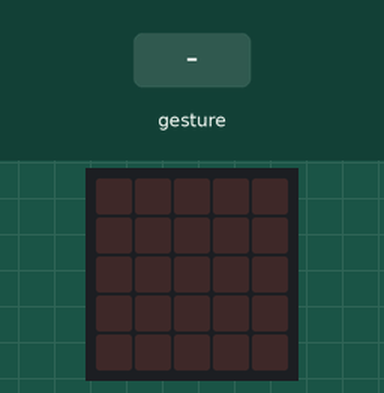
Recording of a program running on a simulated BBC micro:bit running MicroPython. Shown: the board's 5×5 LED display. The inputs (shaded band) are chosen by the test bench. Random numbers come from a fixed seed; a tilt is held for 1.5 s and a shake lasts 1 s, then the board lies face up again.

Above: at 1.2 s.
1.3 s: gesture 'shake'
At 2.7 s:
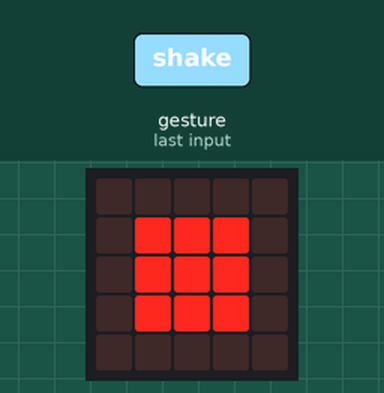
3.0 s: gesture 'shake'
At 4.2 s:
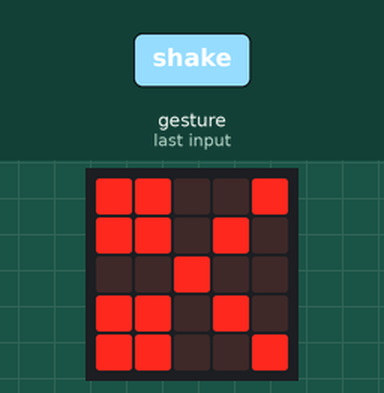
Timing chart, 0 to 6.0 s (numbered marks = the images above; inputs shaded):
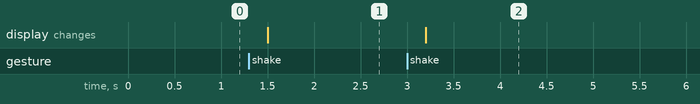

Measured:
- after the input at 1.3 s, the display: changes after 0.20 s (image 1)
- after the input at 3.0 s, the display: changes after 0.20 s (image 2)

The program:

Rock__Paper__Scissors_Game_and_Random_Number_Generator.-main.py
```python
# Imports go at the top
from microbit import *
import random
#Random number shake device
#shake = random
#random.choice = []

rock = Image("00000:09990:09990:09990:00000")
paper = Image("99999:90009:90009:90009:99999")
scissors = Image.SCISSORS

choices = [rock, paper, scissors]
'''
while True:                                  #Project Random
    if accelerometer.was_gesture("shake"):
        display.show(random.randint(1,6))'''

while True:                                  #Project Rock, Paper, Scissors
    if accelerometer.was_gesture("shake"):
        display.show(random.choice(choices))

#First install battery and next send the program to micro:bit.
#To play count to 3 and on 3 shake the device to reveal the result "Rock, Paper, Scissors".
#If the opponent doesnt have a microbit they use their hand.
#First to 5 wins the game.
#Reset button can be used to clear screen.
```
